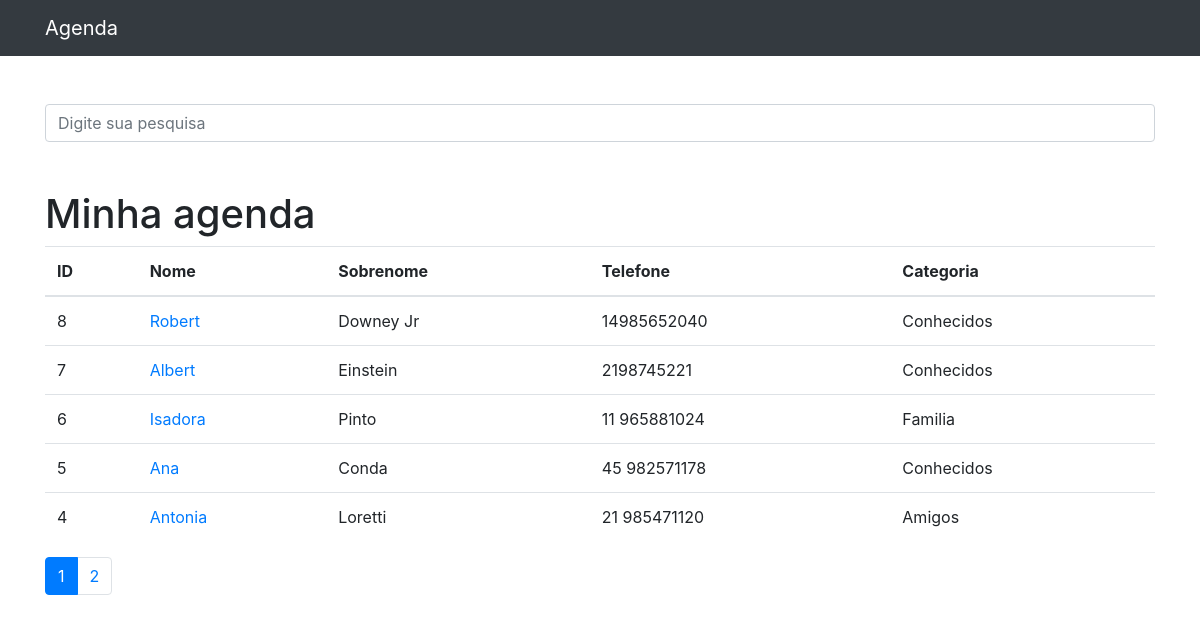
The page / on the database its author committed.
### contatos/models.py (models this page shows, shortened)
class Contato(models.Model):
    nome = models.CharField(max_length=255)
    sobrenome = models.CharField(max_length=255, blank=True)
    telefone = models.CharField(max_length=255)
    email = models.CharField(max_length=255, blank=True)
    data_criacao = models.DateTimeField(default=timezone.now)
    descricao = models.TextField(blank=True)
    categoria = models.ForeignKey(Categoria, on_delete=models.DO_NOTHING)
    mostrar = models.BooleanField(default=True)
    foto = models.ImageField(blank = True, upload_to='fotos/%Y/%m/%d')

class Categoria(models.Model):
    nome = models.CharField(max_length=255)
    def __str__(self):
        return self.nome

### contatos/views.py (the view)
# urls.py: path('', views.index, name='index'),
def index(request):
    contatos = Contato.objects.order_by('-id').filter(mostrar = True)
    paginator = Paginator(contatos, 5)
    page = request.GET.get('p')
    contatos = paginator.get_page(page)
    return render(request, 'contatos/index.html', {
        'contatos':contatos
    })

### contatos/templates/contatos/index.html
{%extends 'base.html'%}
{%block 'conteudo'%}
     <h1 class="mt-5">Minha agenda</h1>
        <table class="table">
          <thead>
            <tr>
              <th>ID</th>
              <th>Nome</th>
              <th>Sobrenome</th>
              <th>Telefone</th>
              <th>Categoria</th>
            </tr>
          </thead>
          <tbody>
          {%for contato in contatos%}
            <tr>
              <td>{{contato.id}}</td>
              <td>
                <a href="{% url 'ver_contato' contato.id %}"> {{contato.nome}}</a>
              </td>
              <td>{{contato.sobrenome}}</td>
              <td>{{contato.telefone}}</td>
              <td>{{contato.categoria}}</td>
            </tr>
          {%endfor%}
          </tbody>
        </table>
  <nav aria-label="Page navigation example">
    <ul class="pagination">
      {% for pagina in contatos.paginator.page_range %}
        {% if contatos.number == pagina  %}
          <li class="page-item active">
            <a class="page-link" href="?p={{ pagina }} & termo={{ request.GET.termo }}">{{pagina}}</a>
          </li>
        {% else %}
          <li class="page-item">
            <a class="page-link" href="?p={{ pagina }}">{{pagina}}</a>
          </li>
        {% endif %}
      {% endfor %}
    </ul>
  </nav>
    {%endblock%}

### templates/base.html (shortened to what this page needs)
{%load static%}
<!DOCTYPE html>
<html lang="pt">
<head>
  {%include 'parciais/_head.html'%}
</head>
<body>
  {%include 'parciais/_nav.html'%}
  <div class="container">
    <div class="row">
      <div class="col-lg-12">
    {%if 'accounts' not in request.path %}
    <br><br>
    <form method="get" action="{% url 'busca' %}">
      <div class="form-group row">
        <div class="col-12">
          <input class="form-control"
                 type="search" value="{{ request.GET.termo }}"
                 id="search-input"
                 placeholder="Digite sua pesquisa"
                 name="termo">
    </div>
  </div>
</form>
{%endif%}
      {%block 'conteudo'%}{%endblock%}
      </div>
    </div>
  </div>
</body>
</html>

### templates/parciais/_head.html (shortened to what this page needs)
{%load static%}
  <link href="{% static 'vendor/bootstrap/css/bootstrap.min.css'%}" rel="stylesheet">

### templates/parciais/_nav.html (shortened to what this page needs)
 <nav class="navbar navbar-expand-lg navbar-dark bg-dark static-top">
    <div class="container">
      <a class="navbar-brand" href="{% url  'index' %}">Agenda</a>
    </div>
  </nav>

### rows shown on the page
Contato: id "8", nome "Robert", sobrenome "Downey Jr", telefone "14985652040", categoria "Conhecidos"
Contato: id "7", nome "Albert", sobrenome "Einstein", telefone "2198745221", categoria "Conhecidos"
Contato: id "6", nome "Isadora", sobrenome "Pinto", telefone "11 965881024", categoria "Familia"
Contato: id "5", nome "Ana", sobrenome "Conda", telefone "45 982571178", categoria "Conhecidos"
Contato: id "4", nome "Antonia", sobrenome "Loretti", telefone "21 985471120", categoria "Amigos"

### other values the page prints
{{ pagina }} "1"
{{ pagina }} "2"
